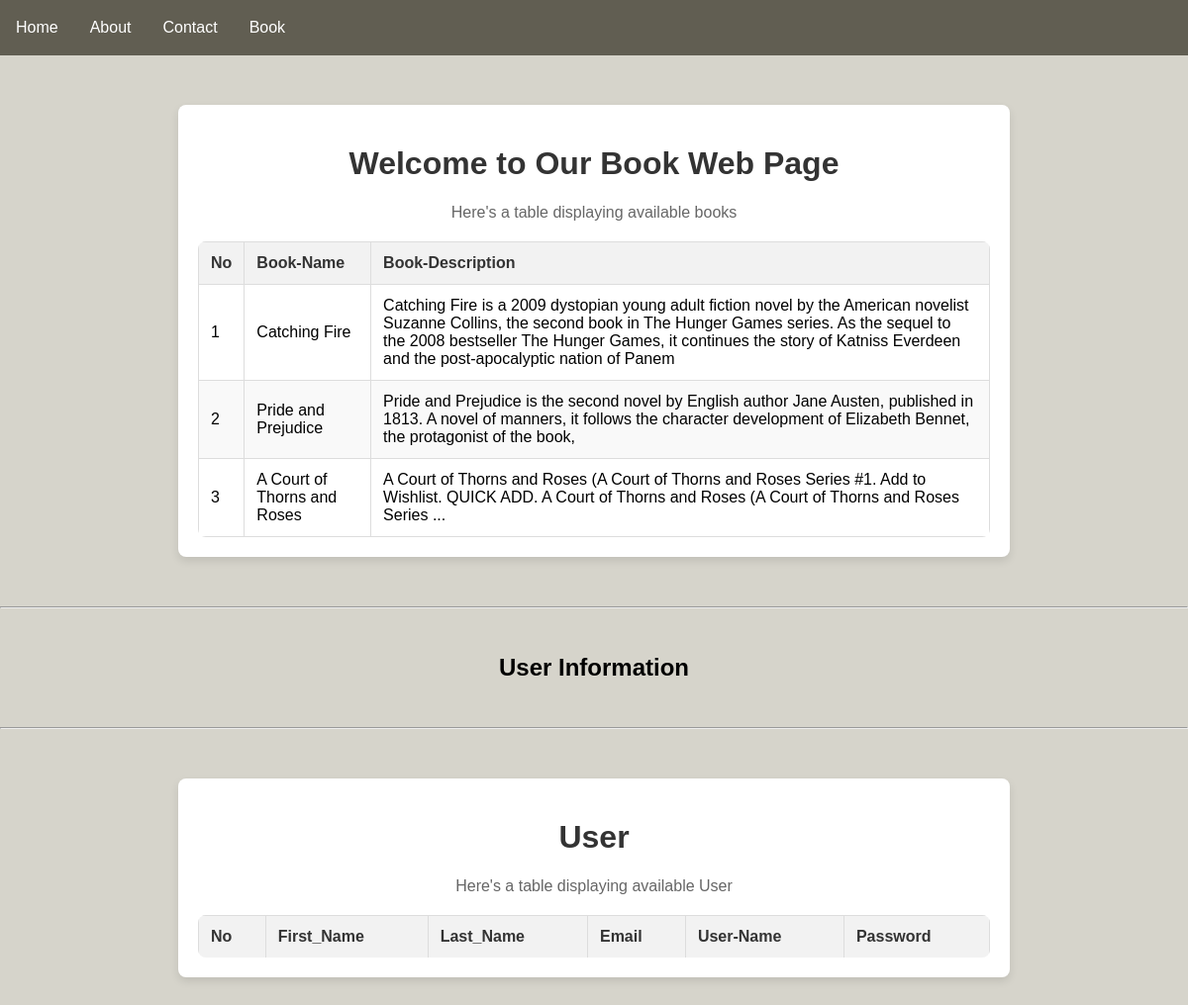
/, run on an earlier commit of the app's database.
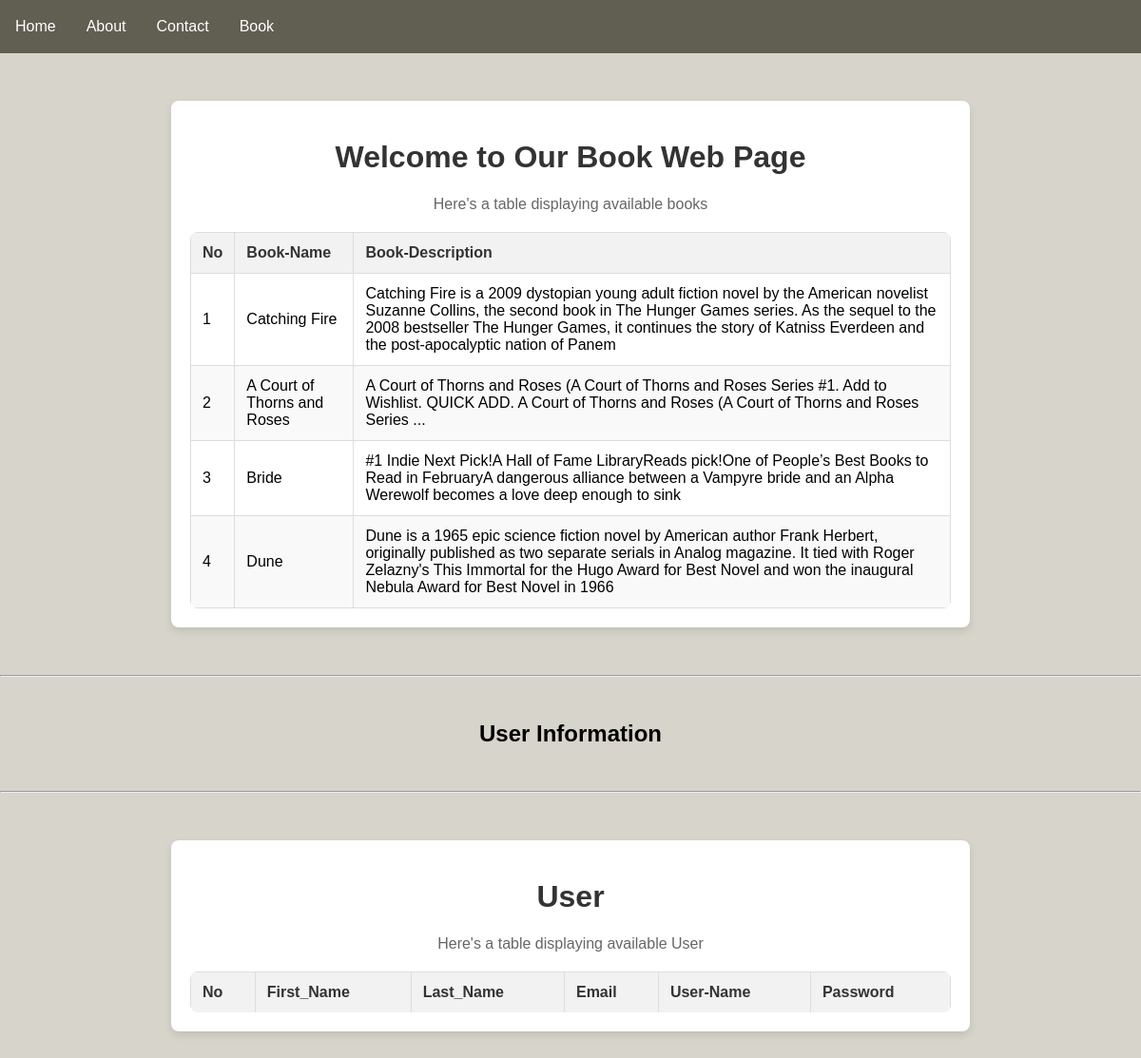
And on a later commit of the database.
### book/models.py (models this page shows)
class Book(models.Model):
    user = models.ForeignKey(User , on_delete=models.SET_NULL , null=True , blank= True)
    book_title = models.CharField(max_length=200)
    book_description = models.TextField()
    book_image=models.ImageField(upload_to="book_images")
    book_view_count = models.IntegerField(default=1)

### home/views.py (the view)
# urls.py: 2. Add a URL to urlpatterns:  path('', views.home, name='home')
def home(request):
    q1=Book.objects.all()
    users = User.objects.all()
    print (q1)
    print (users)
    return render(request,"index.html", context={'page':'welocome', 'book':q1,'user':users})

### home/templates/index.html (shortened to what this page needs)
{% extends "base.html" %}
{% block nev %}
</head>
<body>
<div class="container">
    <h1>Welcome to Our Book Web Page</h1>
    <p>Here's a table displaying available books </p>
    <table>
        <thead>
            <tr>
                <th>No</th>
                <th>Book-Name</th>
                <th>Book-Description</th>
            </tr>
        </thead>
        <tbody>
            {% if book %}
            {% for books in book %}
            <tr>
                <td>{{ forloop.counter }}</td>
                <td>{{ books.book_title }}</td>
                <td>{{ books.book_description }}</td>
            </tr>
            {% endfor %}
            {% endif %}
        </tbody>
    </table>
</div>
    <hr>
    <br>
    <h2 align="center">User Information</h2>
    <br>
    <hr>
<div class="container">
    <table>
        <h1>User</h1>
        <p>Here's a table displaying available User</p>
        <thead>
            <th>No</th>
            <th>First_Name</th>
            <th>Last_Name</th>
            <th>Email</th>
            <th>User-Name</th>
            <th>Password</th>
    </table>
</div>
</body>
</html>
{% endblock nev %}

What changed in the data, as far as the page shows it:
removed Book: book_title "Pride and Prejudice", book_description "Pride and Prejudice is the second novel by English author Jane Austen, published in 1813. A novel of manners, it follows the character development of Elizabeth Bennet, the protagonist of the book,"
added Book: book_title "Bride", book_description "#1 Indie Next Pick!A Hall of Fame LibraryReads pick!One of People’s Best Books to Read in FebruaryA dangerous alliance between a Vampyre bride and an Alpha Werewolf becomes a love deep enough to sink"
added Book: book_title "Dune", book_description "Dune is a 1965 epic science fiction novel by American author Frank Herbert, originally published as two separate serials in Analog magazine. It tied with Roger Zelazny's This Immortal for the Hugo Award for Best Novel and won the inaugural Nebula Award for Best Novel in 1966"
